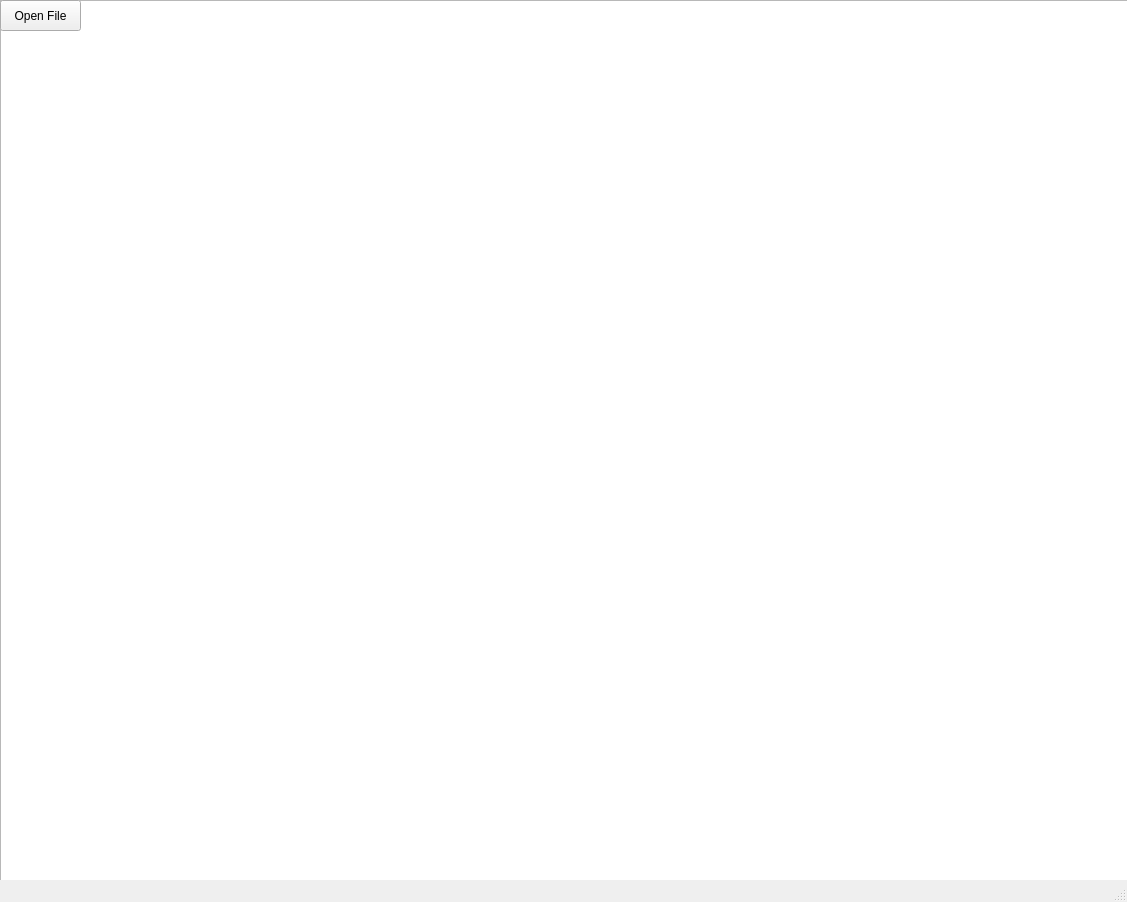
<?xml version="1.0" encoding="UTF-8"?>
<ui version="4.0">
 <class>MainWindow</class>
 <widget class="QMainWindow" name="MainWindow">
  <property name="geometry">
   <rect>
    <x>0</x>
    <y>0</y>
    <width>1127</width>
    <height>902</height>
   </rect>
  </property>
  <property name="windowTitle">
   <string>MainWindow</string>
  </property>
  <widget class="QWidget" name="centralwidget">
   <widget class="QTextEdit" name="textEdit">
    <property name="geometry">
     <rect>
      <x>0</x>
      <y>0</y>
      <width>1131</width>
      <height>891</height>
     </rect>
    </property>
   </widget>
   <widget class="QPushButton" name="pushButton">
    <property name="geometry">
     <rect>
      <x>0</x>
      <y>0</y>
      <width>81</width>
      <height>31</height>
     </rect>
    </property>
    <property name="text">
     <string>Open File</string>
    </property>
   </widget>
  </widget>
  <widget class="QStatusBar" name="statusbar"/>
 </widget>
 <resources/>
 <connections/>
</ui>
